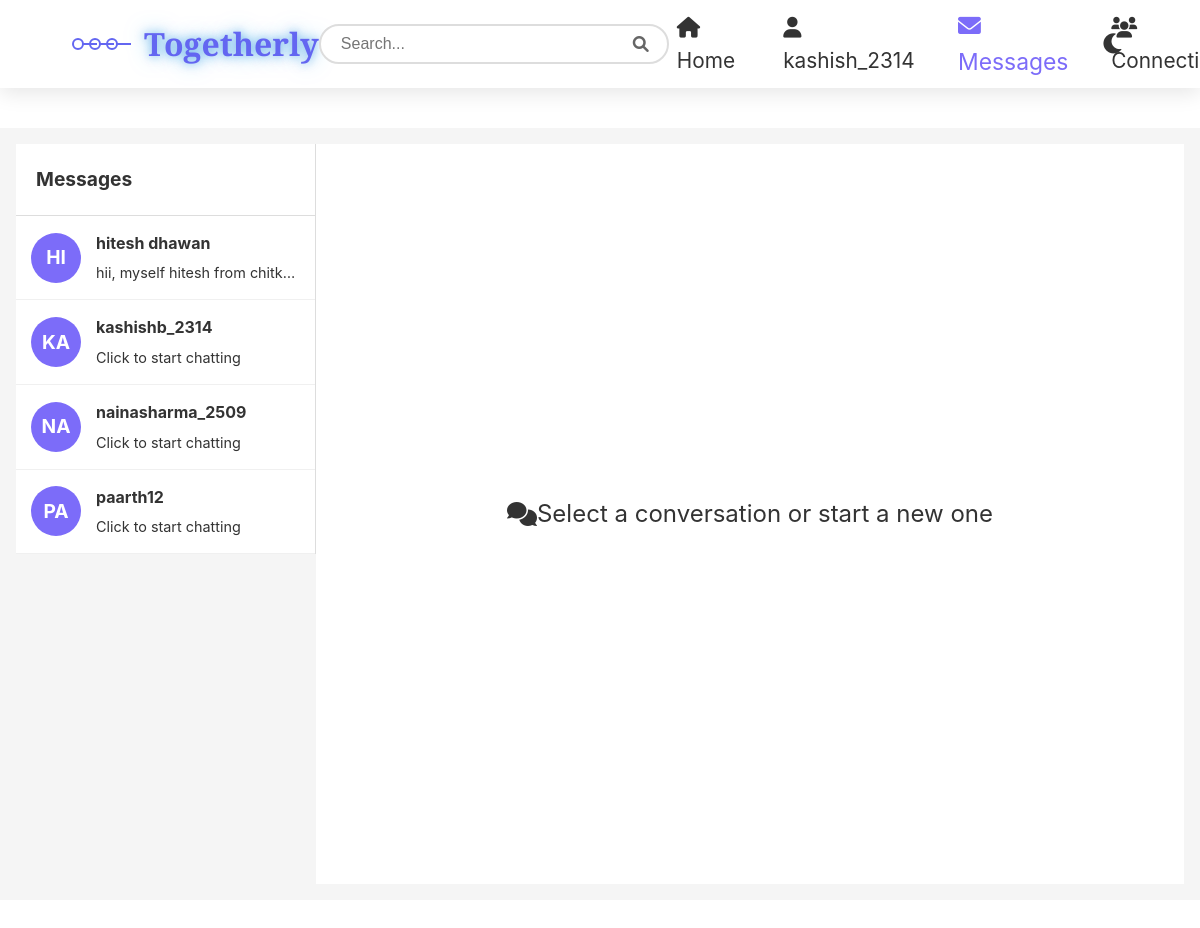
The page /messages (signed in) on the database its author committed.
### users/models.py (models this page shows)
class User(AbstractUser):
    email = models.EmailField(unique=True)

class UserProfile(models.Model):
    user = models.OneToOneField(User, on_delete=models.CASCADE)
    name = models.CharField(max_length=200, blank=True, null=True)
    username = models.CharField(max_length=100, blank=True, null=True)
    email = models.EmailField(blank=True, null=True)
    bio = models.CharField(max_length=500, blank=True, null=True)
    skills = models.CharField(max_length=500, blank=True, null=True)

### messaging/views.py (the view)
# urls.py: path('', views.messaging_home, name='messaging'),
@login_required
def messaging_home(request):
    all_users = User.objects.exclude(
        Q(id=request.user.id) |  # Exclude current user
        Q(is_superuser=True)     # Exclude superusers
    ).select_related('userprofile').order_by('username')
    active_conversation = None
    messages = []
    other_user = None
    return render(request, 'messaging/messaging.html', {
        'all_users': all_users,
        'active_conversation': active_conversation,
        'messages': messages,
        'other_user': other_user
    })

### messaging/templates/messaging/messaging.html (shortened to what this page needs)
{% load static %}
<!DOCTYPE html>
<html lang="en">
<head>
  <link rel="stylesheet" href="{% static 'messaging/messaging.css' %}">
  <link rel="stylesheet" href="https://cdnjs.cloudflare.com/ajax/libs/font-awesome/6.0.0-beta3/css/all.min.css">
</head>
<body>
    <div class="navbar">
        <div class="logo">
            <div class="logo-icon">
                <div class="logo-circle"></div>
                <div class="logo-circle"></div>
                <div class="logo-circle"></div>
            </div>
            <span class="logo-text">Togetherly</span>
        </div>
        <div class="search-container">
            <div class="search-box">
                <input type="text" class="search-input" placeholder="Search...">
                <button class="search-btn" style="position: absolute; top: 0rem;">
                    <i class="fas fa-search"></i>
                </button>
            </div>
        </div>
        <div class="nav-links">
            {% if user.is_authenticated %}
                <div class="nav-item">
                    <a href="{% url 'home' %}"><i class="fas fa-home"></i> Home</a>
                </div>
                <div class="nav-item">
                    <a href="{% url 'profile' %}"><i class="fas fa-user"></i> {{ user.first_name|default:user.username }} </a>
                </div>
                <div class="nav-item">
                    <a href="{% url 'messaging' %}" style="color: #7c6cf9; transform: scale(1.1);"><i class="fas fa-envelope"></i> Messages</a>
                </div>
                <div class="nav-item">
                    <a href="{% url 'connections' %}"><i class="fas fa-users"></i> Connections</a>
                </div>
            {% endif %}
            <div class="nav-item">
                <button class="theme-toggle" id="themeToggle">
                    <i class="fas fa-moon"></i>
                </button>
            </div>
        </div>
    </div>
   <div class="content container">
        <aside class="sidebar" id="sidebar">
            <div class="sidebar-header">
                <span>Messages</span>
            </div>
            <ul class="conversations">
                {% for user in all_users %}
                    <li class="conversation-item">
                        <a href="{% url 'start_conversation' user.id %}" class="conversation-link">
                            <div class="avatar">
                                <div class="avatar-text">{{ user.username|make_list|slice:":2"|join:""|upper }}</div>
                            </div>
                            <div class="conversation-content">
                                <div class="name">
                                    <span>
                                        {% if user.userprofile.name %}
                                            {{ user.userprofile.name }}
                                        {% else %}
                                            {{ user.username }}
                                        {% endif %}
                                    </span>
                                </div>
                                <div class="preview">
                                    {% if user.userprofile.bio %}
                                        {{ user.userprofile.bio|truncatechars:30 }}
                                    {% else %}
                                        Click to start chatting
                                    {% endif %}
                                </div>
                            </div>
                        </a>
                    </li>
                {% endfor %}
            </ul>
        </aside>
        <main class="chat-container" id="chat-container">
            {% if active_conversation %}
                <div class="chat-header">
                    <div class="chat-header-info">
                        <div class="avatar">
                                <div class="avatar-text">{{ other_user.username|make_list|slice:":2"|join:""|upper }}</div>
                        </div>
                        <div>
                            <h3>{{ other_user.get_full_name|default:other_user.username }}</h3>
                        </div>
                    </div>
                </div>
                <div class="chat-messages" id="chat-messages">
                    {% for message in messages %}
                        <div class="message {% if message.sender == user %}message-sent{% else %}message-received{% endif %}">
                            <p>{{ message.content }}</p>
                            <span class="message-time">{{ message.timestamp|date:"g:i A" }}</span>
                        </div>
                    {% endfor %}
                </div>
                <div class="chat-input-container" >
                    <form id="message-form" method="post" action="{% url 'conversation_detail' active_conversation.id %}" style="width: 100%; display: flex; justify-content: space-between; align-items: center;">
                        {% csrf_token %}
                        <input type="text" name="content" class="chat-input" id="message-input" placeholder="Type a message...">
                        <button type="submit" class="send-btn" id="send-btn">
                            <i class="fas fa-paper-plane"></i>
                        </button>
                    </form>
                </div>
            {% else %}
                <div class="no-conversation-selected" style="display: flex; justify-content: center; align-items: center; height: 100%;font-size: 1.5rem;">
                    <i class="fas fa-comments"></i>
                    <p>Select a conversation or start a new one</p>
                </div>
            {% endif %}
        </main>
    </div>
</body>
</html>

### rows shown on the page
User: first_name "kashish_2314"
User: username|make_list "HI", userprofile.name "hitesh dhawan", userprofile.bio "hii, myself hitesh from chitk…"
User: username|make_list "KA", username "kashishb_2314", shows "Click to start chatting"
User: username|make_list "NA", username "nainasharma_2509", shows "Click to start chatting"
User: username|make_list "PA", username "paarth12", shows "Click to start chatting"
